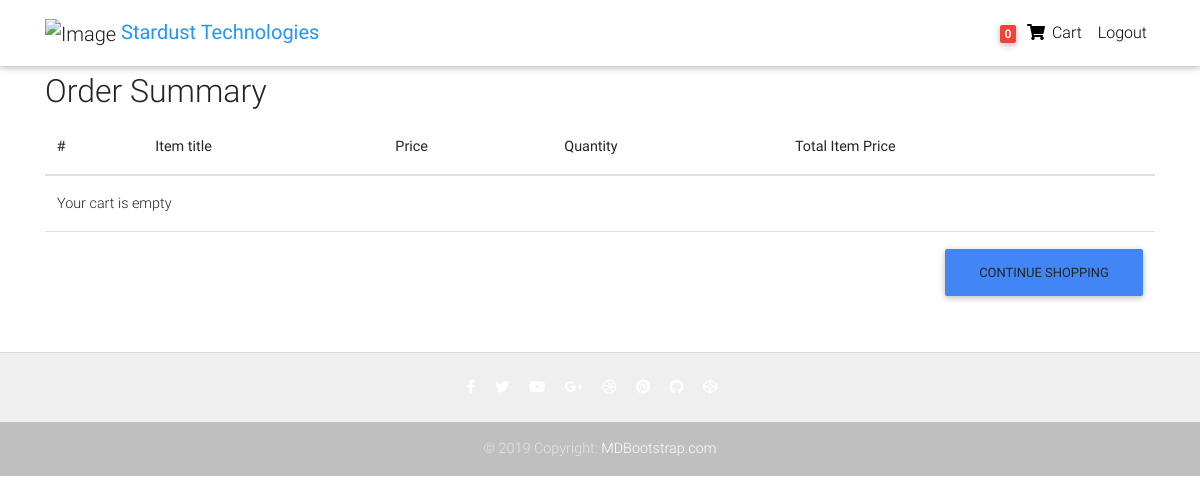
/order-summary/ (signed in), run on an earlier commit of the app's database.
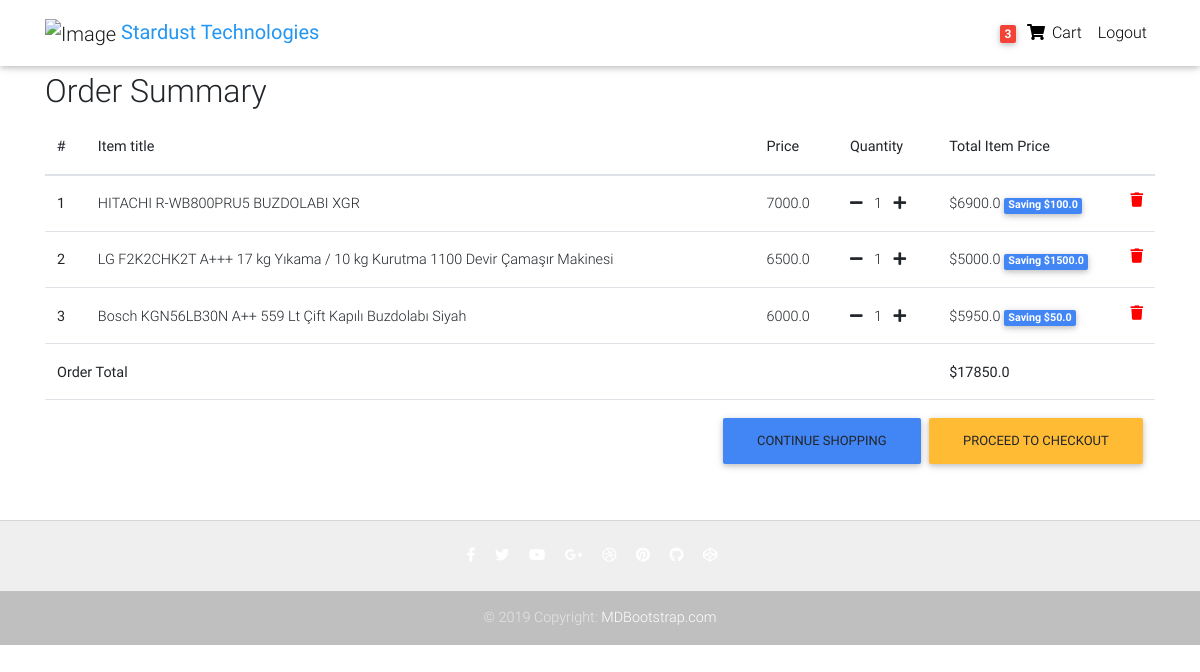
And on a later commit of the database.
### core/models.py (models this page shows, shortened)
class Order(models.Model):
    user = models.ForeignKey(settings.AUTH_USER_MODEL,
                             on_delete=models.CASCADE)
    ref_code = models.CharField(max_length=20, blank=True, null=True)
    items = models.ManyToManyField(OrderItem)
    start_date = models.DateTimeField(auto_now_add=True)
    ordered_date = models.DateTimeField()
    ordered = models.BooleanField(default=False)
    shipping_address = models.ForeignKey(
        'Address', related_name='shipping_address', on_delete=models.SET_NULL, blank=True, null=True)
    billing_address = models.ForeignKey(
        'Address', related_name='billing_address', on_delete=models.SET_NULL, blank=True, null=True)
    payment = models.ForeignKey(
        'Payment', on_delete=models.SET_NULL, blank=True, null=True)
    coupon = models.ForeignKey(
        'Coupon', on_delete=models.SET_NULL, blank=True, null=True)
    being_delivered = models.BooleanField(default=False)
    received = models.BooleanField(default=False)
    refund_requested = models.BooleanField(default=False)
    refund_granted = models.BooleanField(default=False)
    '''
    1. Item added to cart
    2. Adding a billing address
    (Failed checkout)
    3. Payment
    (Preprocessing, processing, packaging etc.)
    4. Being delivered
    5. Received
    6. Refunds
    '''
    def get_total(self):
        total = 0
        for order_item in self.items.all():
            total += order_item.get_final_price()
        if self.coupon:
            total -= self.coupon.amount
        return total

class OrderItem(models.Model):
    user = models.ForeignKey(settings.AUTH_USER_MODEL,
                             on_delete=models.CASCADE)
    ordered = models.BooleanField(default=False)
    item = models.ForeignKey(Item, on_delete=models.CASCADE)
    quantity = models.IntegerField(default=1)
    def get_total_item_price(self):
        return self.quantity * self.item.price
    def get_total_discount_item_price(self):
        return self.quantity * self.item.discount_price
    def get_amount_saved(self):
        return self.get_total_item_price() - self.get_total_discount_item_price()
    def get_final_price(self):
        if self.item.discount_price:
            return self.get_total_discount_item_price()
        return self.get_total_item_price()

class Item(models.Model):
    title = models.CharField(max_length=100)
    price = models.FloatField()
    discount_price = models.FloatField(blank=True, null=True)
    category = models.CharField(choices=CATEGORY_CHOICES, max_length=2)
    label = models.CharField(choices=LABEL_CHOICES, max_length=1)
    slug = models.SlugField()
    description = models.TextField()
    image = models.ImageField()
    additional_information = models.TextField()

### core/views.py (the view)
# urls.py: path('order-summary/', OrderSummaryView.as_view(), name='order-summary'),
class OrderSummaryView(LoginRequiredMixin, View):
    def get(self, *args, **kwargs):
        try:
            order = Order.objects.get(user=self.request.user, ordered=False)
            context = {
                'object': order
            }
            return render(self.request, 'order_summary.html', context)
        except ObjectDoesNotExist:
            messages.warning(self.request, "You do not have an active order")
            return redirect("/")

### core/templatetags/cart_template_tags.py (called while the page is built)
@register.filter
def cart_item_count(user):
    if user.is_authenticated:
        qs = Order.objects.filter(user=user, ordered=False)
        if qs.exists():
            return qs[0].items.count()
    return 0

### templates/order_summary.html (shortened to what this page needs)
{% extends "base.html" %}
{% block content %}
  <main>
    <div class="container">
    <div class="table-responsive text-nowrap">
    <h2>Order Summary</h2>
    <table class="table">
        <thead>
        <tr>
            <th scope="col">#</th>
            <th scope="col">Item title</th>
            <th scope="col">Price</th>
            <th scope="col">Quantity</th>
            <th scope="col">Total Item Price</th>
        </tr>
        </thead>
        <tbody>
        {% for order_item in object.items.all %}
        <tr>
            <th scope="row">{{ forloop.counter }}</th>
            <td>{{ order_item.item.title }}</td>
            <td>{{ order_item.item.price }}</td>
            <td>
                <a href="{% url 'core:remove-single-item-from-cart' order_item.item.slug %}"><i class="fas fa-minus mr-2"></i></a>
                {{ order_item.quantity }}
                <a href="{% url 'core:add-to-cart' order_item.item.slug %}"><i class="fas fa-plus ml-2"></i></a>
            </td>
            <td>
            {% if order_item.item.discount_price %}
                ${{ order_item.get_total_discount_item_price }}
                <span class="badge badge-primary">Saving ${{ order_item.get_amount_saved }}</span>
            {% else %}
                ${{ order_item.get_total_item_price }}
            {% endif %}
            <a style='color: red;' href="{% url 'core:remove-from-cart' order_item.item.slug %}">
                <i class="fas fa-trash float-right"></i>
            </a>
            </td>
        </tr>
        {% empty %}
        <tr>
            <td colspan='5'>Your cart is empty</td>
        </tr>
        <tr>
            <td colspan="5">
            <a class='btn btn-primary float-right' href='/'>Continue shopping</a>
            </td>
        </tr>
        {% endfor %}
        {% if object.get_total %}
        <tr>
            <td colspan="4"><b>Order Total</b></td>
            <td><b>${{ object.get_total }}</b></td>
        </tr>
        <tr>
            <td colspan="5">
            <a class='btn btn-warning float-right ml-2' href='/checkout/'>Proceed to checkout</a>
            <a class='btn btn-primary float-right' href='/'>Continue shopping</a>
            </td>
        </tr>
        {% endif %}
        </tbody>
    </table>
    </div>
    </div>
  </main>
{% endblock content %}

### templates/navbar.html (shortened to what this page needs)
{% load cart_template_tags %}
<nav class="navbar fixed-top navbar-expand-lg navbar-light white scrolling-navbar">
  <div class="container">
    <a class="navbar-brand waves-effect" href="/">
      <img src="https://www.kindpng.com/picc/m/69-691752_logo-icon-information-technology-clipart-png-download-icon.png" alt="Image" height="36" width="42"   >
      <strong class="blue-text">Stardust Technologies </strong>
    </a>
    <div class="collapse navbar-collapse" id="navbarSupportedContent">
      <ul class="navbar-nav nav-flex-icons">
        {% if request.user.is_authenticated %}
        <li class="nav-item">
          <a href="{% url 'core:order-summary' %}" class="nav-link waves-effect">
            <span class="badge red z-depth-1 mr-1"> {{ request.user|cart_item_count }} </span>
            <i class="fas fa-shopping-cart"></i>
            <span class="clearfix d-none d-sm-inline-block"> Cart </span>
          </a>
        </li>
        <li class="nav-item">
          <a class="nav-link waves-effect" href="{% url 'account_logout' %}">
            <span class="clearfix d-none d-sm-inline-block"> Logout </span>
          </a>
        </li>
        {% endif %}
      </ul>
    </div>
  </div>
</nav>

What changed in the data, as far as the page shows it:
added OrderItem: item "HITACHI R-WB800PRU5 BUZDOLABI XGR", item.price "7000.0", quantity "1", get_total_discount_item_price "6900.0", get_amount_saved "100.0"
added OrderItem: item "LG F2K2CHK2T A+++ 17 kg Yıkama / 10 kg Kurutma 1100 Devir Çamaşır Makinesi", item.price "6500.0", quantity "1", get_total_discount_item_price "5000.0", get_amount_saved "1500.0"
added OrderItem: item "Bosch KGN56LB30N A++ 559 Lt Çift Kapılı Buzdolabı Siyah", item.price "6000.0", quantity "1", get_total_discount_item_price "5950.0", get_amount_saved "50.0"
now on this page (row unchanged): Order: get_total "17850.0"
Also different on the page:
{{ request.user|cart_item_count }}: "0" → "3"
text no longer shown: "Your cart is empty"
text now shown: "Order Total $ PROCEED TO CHECKOUT"
